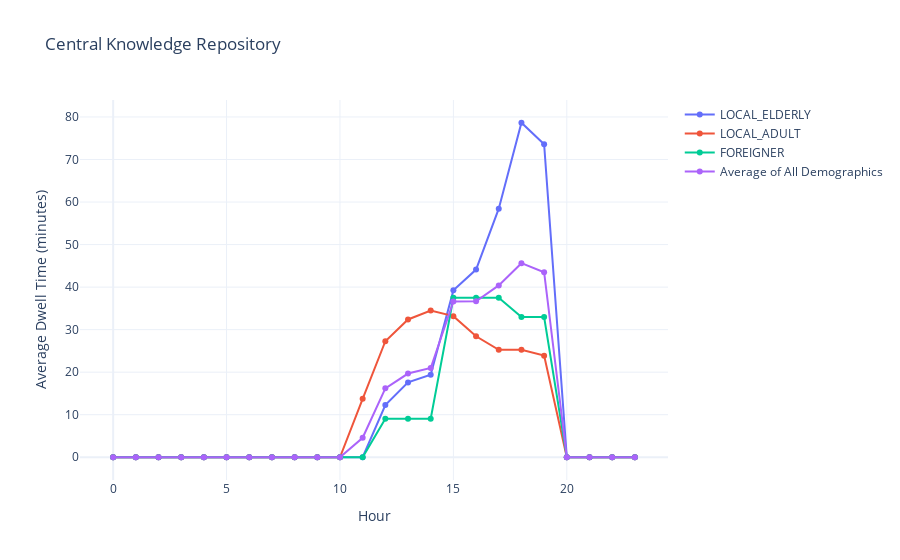

Notebook code for this chart:
### Markdown cell above
## Shared Database

### Code cell
import pandas as pd
import plotly.graph_objects as go

file_path = 'SHARED_DATABASE_RERUN.xlsx'
xls = pd.ExcelFile(file_path)

avg_dwell_times = pd.DataFrame()

day_data = pd.read_excel(xls, sheet_name='Day 1')
day_data = day_data.drop(columns=[col for col in day_data.columns if "Unnamed" in col])
day_data['LOCAL_ELDERLY'] = day_data['LOCAL_ELDERLY']/60
day_data['LOCAL_ADULT'] = day_data['LOCAL_ADULT']/60
day_data['FOREIGNER'] = day_data['FOREIGNER']/60
day_data['Average of All Demographics'] = day_data['Average of All Demographics']/60
day_data_filtered_sharedDB = day_data[(day_data['Simulation Hour'] >= 0) & (day_data['Simulation Hour'] <= 23)]

day_data_sharedDB = day_data[(day_data['Simulation Hour'] >= 10) & (day_data['Simulation Hour'] <= 20)]
average_SharedDatabase = day_data_sharedDB['Average of All Demographics'].sum()/10
print(average_SharedDatabase)
dictionary['Central Knowledge Repository'] = average_SharedDatabase

fig = go.Figure()

for column in day_data_filtered_sharedDB.columns[1:]: 
    text_values = [f"{value:.2f}" for value in day_data_filtered_sharedDB[column]]
    fig.add_trace(go.Scatter(x=day_data_filtered_sharedDB['Simulation Hour'], y=day_data_filtered_sharedDB[column], text=text_values,
                             mode='lines+markers', name=column, textposition="top center"))

fig.update_layout(title='Central Knowledge Repository',
                  xaxis_title='Hour',
                  yaxis_title='Average Dwell Time (minutes)',
                  template='plotly_white')

fig.show()

### Figure 1 — Plotly figure (JSON) as saved in the notebook; plotly's stock layout.template omitted (floating-point values rounded to 4 significant figures)
{"data": [{"mode": "lines+markers", "name": "LOCAL_ELDERLY", "text": ["0.00", "0.00", "0.00", "0.00", "0.00", "0.00", "0.00", "0.00", "0.00", "0.00", "0.00", "0.00", "12.28", "17.60", "19.40", "39.23", "44.12", "58.45", "78.64", "73.61", "0.00", "0.00", "0.00", "0.00"], "textposition": "top center", "type": "scatter", "x": [0, 1, 2, 3, 4, 5, 6, 7, 8, 9, 10, 11, 12, 13, 14, 15, 16, 17, 18, 19, 20, 21, 22, 23], "y": [0, 0, 0, 0, 0, 0, 0, 0, 0, 0, 0, 0, 12.28, 17.6, 19.4, 39.23, 44.12, 58.45, 78.64, 73.61, 0, 0, 0, 0]}, {"mode": "lines+markers", "name": "LOCAL_ADULT", "text": ["0.00", "0.00", "0.00", "0.00", "0.00", "0.00", "0.00", "0.00", "0.00", "0.00", "0.00", "13.73", "27.28", "32.39", "34.48", "33.17", "28.45", "25.26", "25.26", "23.89", "0.00", "0.00", "0.00", "0.00"], "textposition": "top center", "type": "scatter", "x": [0, 1, 2, 3, 4, 5, 6, 7, 8, 9, 10, 11, 12, 13, 14, 15, 16, 17, 18, 19, 20, 21, 22, 23], "y": [0, 0, 0, 0, 0, 0, 0, 0, 0, 0, 0, 13.73, 27.28, 32.39, 34.48, 33.17, 28.45, 25.26, 25.26, 23.89, 0, 0, 0, 0]}, {"mode": "lines+markers", "name": "FOREIGNER", "text": ["0.00", "0.00", "0.00", "0.00", "0.00", "0.00", "0.00", "0.00", "0.00", "0.00", "0.00", "0.00", "9.06", "9.06", "9.06", "37.47", "37.47", "37.47", "32.98", "32.98", "0.00", "0.00", "0.00", "0.00"], "textposition": "top center", "type": "scatter", "x": [0, 1, 2, 3, 4, 5, 6, 7, 8, 9, 10, 11, 12, 13, 14, 15, 16, 17, 18, 19, 20, 21, 22, 23], "y": [0, 0, 0, 0, 0, 0, 0, 0, 0, 0, 0, 0, 9.056, 9.056, 9.056, 37.47, 37.47, 37.47, 32.98, 32.98, 0, 0, 0, 0]}, {"mode": "lines+markers", "name": "Average of All Demographics", "text": ["0.00", "0.00", "0.00", "0.00", "0.00", "0.00", "0.00", "0.00", "0.00", "0.00", "0.00", "4.58", "16.21", "19.68", "20.98", "36.63", "36.68", "40.39", "45.63", "43.49", "0.00", "0.00", "0.00", "0.00"], "textposition": "top center", "type": "scatter", "x": [0, 1, 2, 3, 4, 5, 6, 7, 8, 9, 10, 11, 12, 13, 14, 15, 16, 17, 18, 19, 20, 21, 22, 23], "y": [0, 0, 0, 0, 0, 0, 0, 0, 0, 0, 0, 4.576, 16.21, 19.68, 20.98, 36.63, 36.68, 40.39, 45.63, 43.49, 0, 0, 0, 0]}], "layout": {"title": {"text": "Central Knowledge Repository"}, "xaxis": {"title": {"text": "Hour"}}, "yaxis": {"title": {"text": "Average Dwell Time (minutes)"}}}}
